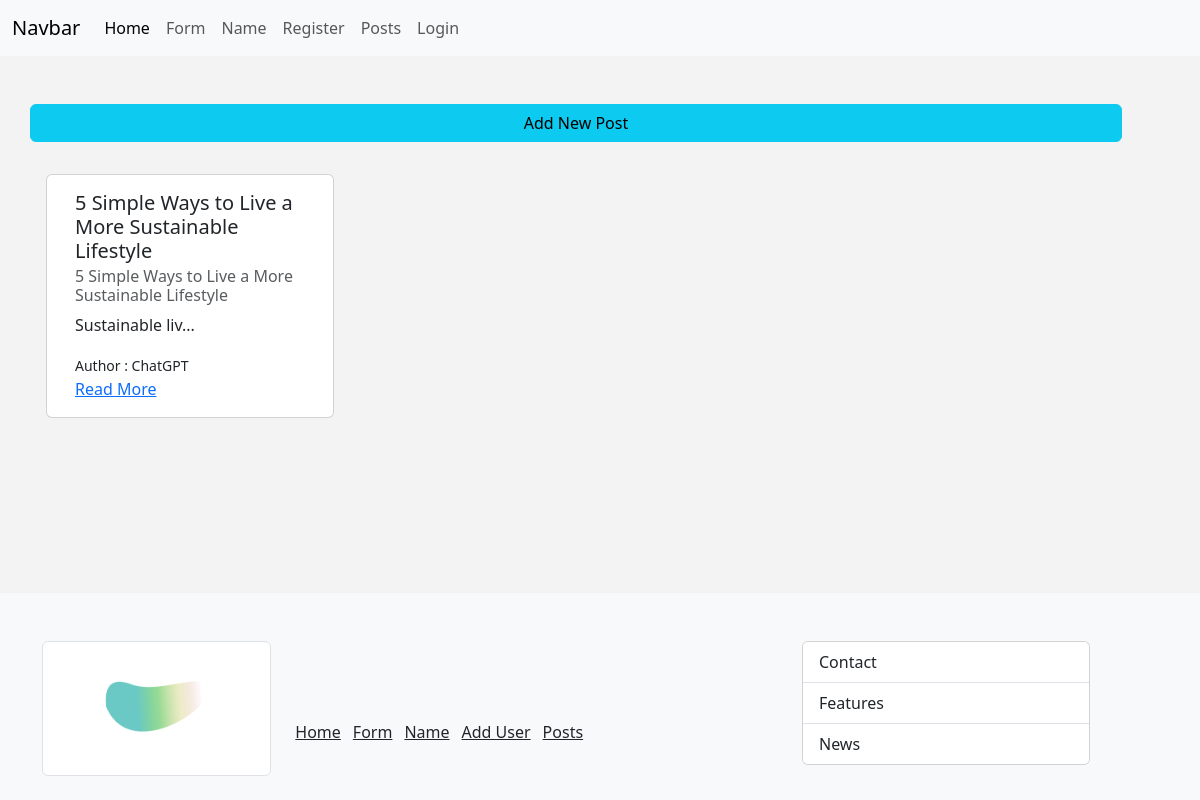
Page /posts on the earlier database version.
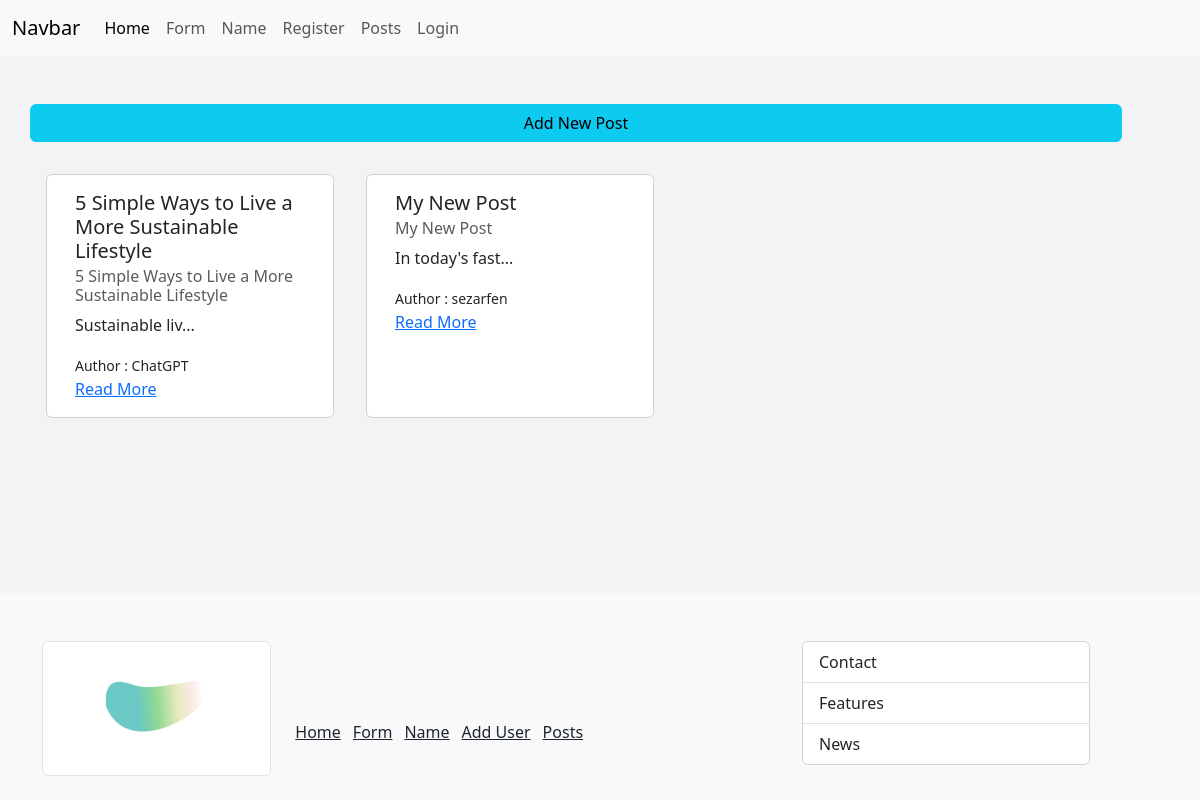
Same page on the later database version.
### main.py (models this page shows)
class Post(db.Model):
	id = db.Column(db.Integer, primary_key = True)
	title = db.Column(db.String(255))
	content = db.Column(db.Text)
	author = db.Column(db.String(255))
	date_posted = db.Column(db.DateTime, default=datetime.utcnow)
	slug = db.Column(db.String(255)) # for a better url example instead of using /blog/1 using /blog/my_blog
	def small_content(self):
		if len(self.content) > 15:
			return self.content[:15] + "..."
		else:
			return self.content

### main.py (the view)
@app.route("/posts", methods=["GET"])
def get_posts():
	posts = Post.query.all()
	return render_template("post/posts.html", posts = posts)

### templates/post/posts.html (shortened to what this page needs)
{% extends 'base.html' %}
{% block content %}
<div class="row mb-3">
	<a href="{{url_for('add_post')}}" class="btn btn-info">Add New Post</a>
</div>
<div class="row">
	{% for post in posts%}
		<div class="card m-3" style="width: 18rem;">
			<div class="card-body">
				<h5 class="card-title">{{post.title}}</h5>
				<h6 class="card-subtitle mb-2 text-muted">{{post.title}}</h6>
				<p class="card-text">{{post.small_content()}}</p>
				<small>Author : {{post.author}}</small> <br>
				<a href="{{url_for('get_single_post', slug = post.slug)}}" class="card-link">Read More</a>
			</div>
	</div>
	{%endfor%}
</div>
{% endblock content %}

### templates/base.html (shortened to what this page needs)
<!DOCTYPE html>
<html lang="en">
  <head>
    <link
      href="https://cdn.jsdelivr.net/npm/bootstrap@5.3.3/dist/css/bootstrap.min.css"
      rel="stylesheet"
    />
    <link
      rel="stylesheet"
      href="{{url_for('static', filename='css/style.css')}}"
    />
  </head>
  <body>
    {% include 'shared/navbar.html' %}
    <div class="container main" style="padding-bottom: 5vh;">
      <div class="row mt-5">
        <div class="row">{% block content %} {% endblock content %}</div>
      </div>
    </div>
	{% include 'shared/footer.html' %}
  </body>
</html>

### templates/shared/navbar.html (shortened to what this page needs)
<nav class="navbar navbar-expand-lg bg-body-tertiary">
	<div class="container-fluid">
	  <a class="navbar-brand" href="{{url_for('index')}}">Navbar</a>
	  <div class="collapse navbar-collapse" id="navbarNav">
		<ul class="navbar-nav">
		  <li class="nav-item">
			<a class="nav-link active" aria-current="page" href="{{url_for('index')}}">Home</a>
		  </li>
		  <li class="nav-item">
			<a class="nav-link" href="{{url_for('form')}}">Form</a>
		  </li>
		  <li class="nav-item">
			<a class="nav-link" href="{{url_for('name')}}">Name</a>
		  </li>
		{% if current_user.is_anonymous %}
		  <li class="nav-item">
			<a class="nav-link" href="{{url_for('add_user')}}">Register</a>
		  </li>
		{% endif %}
		  <li class="nav-item">
			<a class="nav-link" href="{{url_for('get_posts')}}">Posts</a>
		  </li>
		{% if current_user.is_authenticated %}
		  <li class="nav-item">
			<a class="nav-link" href="{{url_for('get_dashboard')}}">Dashboard</a>
		  </li>
		  <li class="nav-item">
			<a class="nav-link link-danger" href="{{url_for('logout')}}">Logout</a>
		  </li>
		{% else %}
		  <li class="nav-item">
			<a class="nav-link" href="{{url_for('get_login')}}">Login</a>
		  </li>
		{% endif %}
		</ul>
	  </div>
	</div>
  </nav>

### templates/shared/footer.html
<footer style="margin-top: auto;">
	<div class="bg-body-tertiary text-white pt-5 pb-4">
		<div class="container">
			<div class="row">
				<div class="col-8">
					<div class="row">
						<div class="col-4">
							<img src="{{url_for('static', filename='images/background.png')}}" alt="Reverse Human" class="img-thumbnail">
						</div>
						<div class="col-8 align-middle" style="display: flex; align-items: center; gap: 1vw;">
							<a class="link-dark mt-5" href="{{url_for('index')}}">Home</a>
							<a class="link-dark mt-5" href="{{url_for('form')}}">Form</a>
							<a class="link-dark mt-5" href="{{url_for('name')}}">Name</a>
							<a class="link-dark mt-5" href="{{url_for('add_user')}}">Add User</a>
							<a class="link-dark mt-5" href="{{url_for('get_posts')}}">Posts</a>
						</div>
					</div>
				</div>
				<div class="col-4">
					<div class="card" style="width: 18rem;">
						<ul class="list-group list-group-flush">
						  <li class="list-group-item">Contact</li>
						  <li class="list-group-item">Features</li>
						  <li class="list-group-item">News</li>
						</ul>
					  </div>
				</div>
			</div>
		</div>
	</div>
</footer>

### static/css/style.css (style rules this page uses)
body { background-color: rgb(243, 243, 243); display: flex; flex-direction: column; flex-grow: 1; min-height: 100vh; }
footer { margin-top: auto; }

Differences in the rows shown:
added Post: title "My New Post", small_content "In today's fast...", author "sezarfen"
